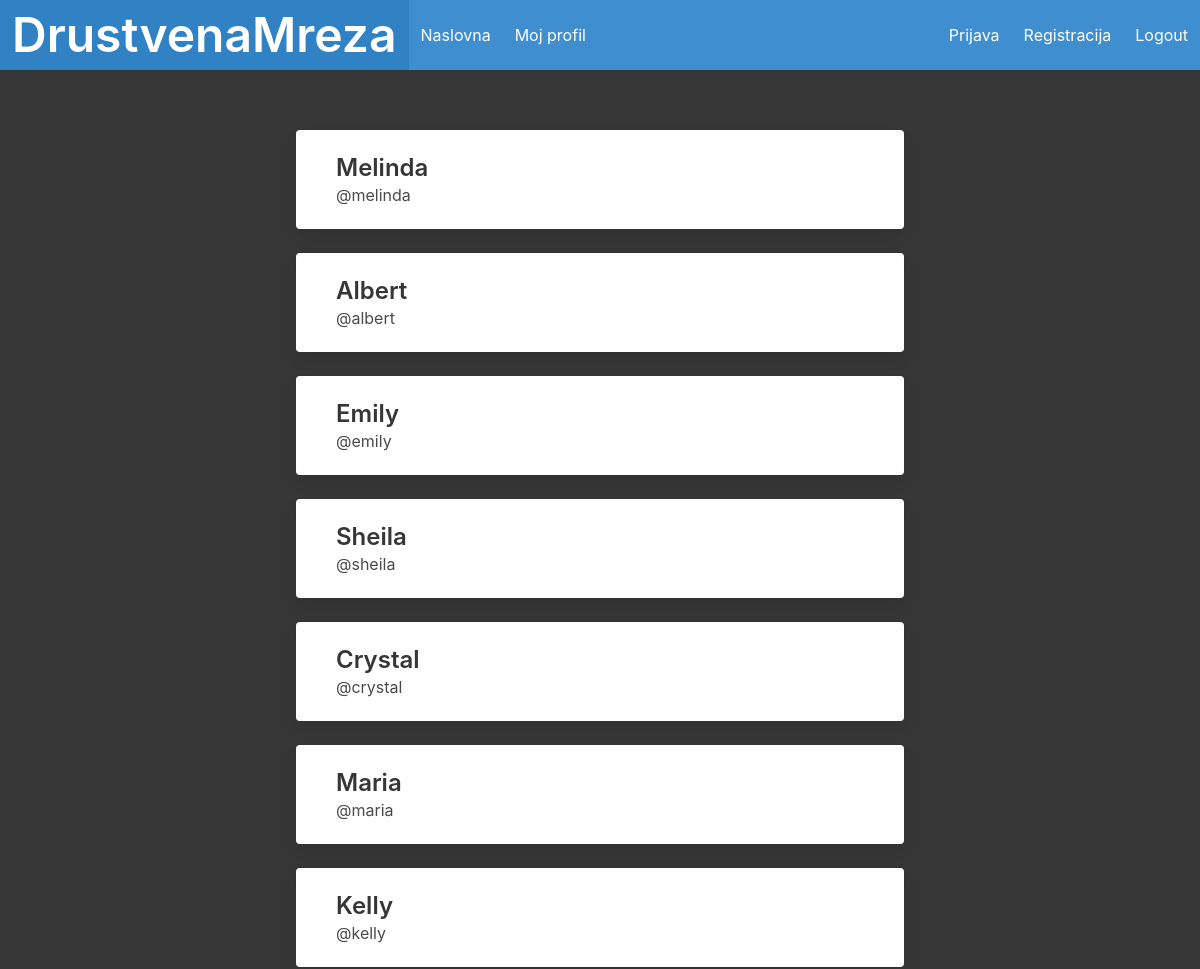
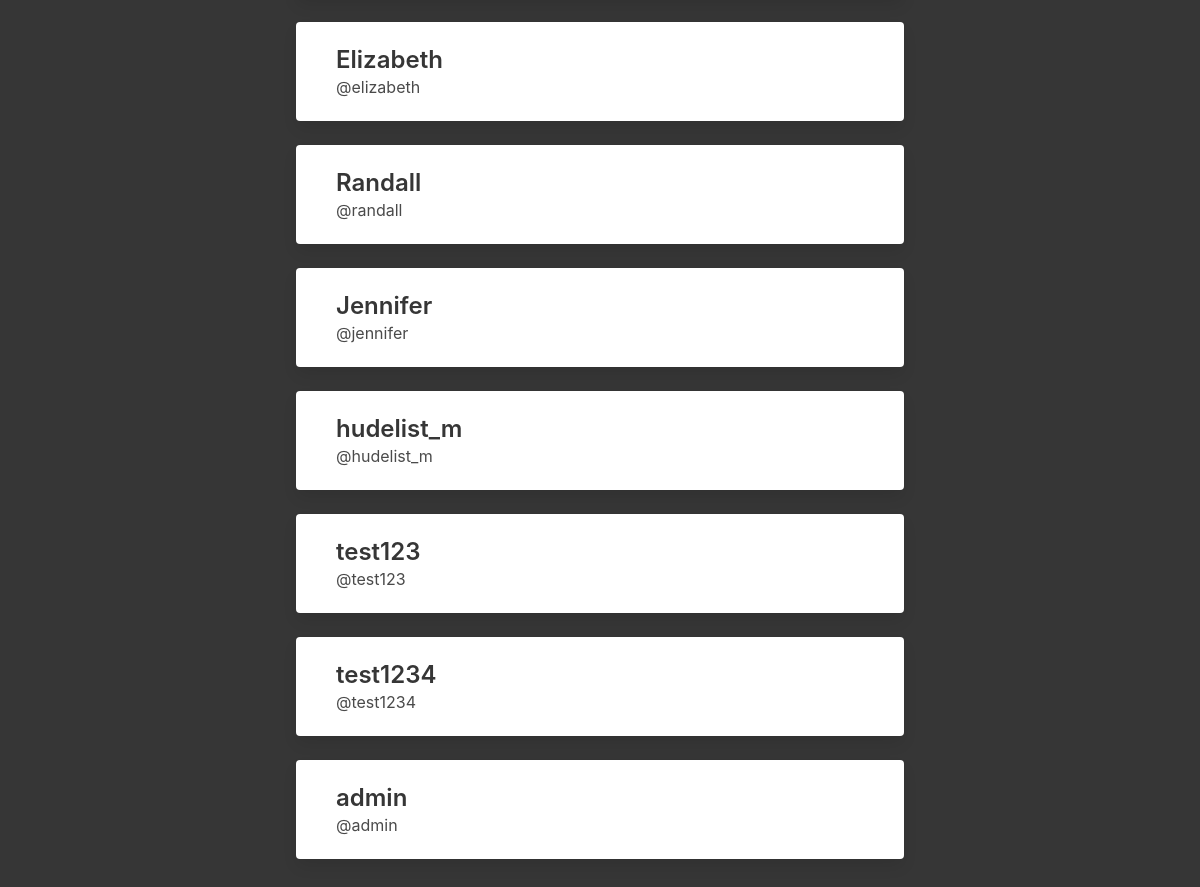
/lista_profila/ (signed in), run on the app's committed database (2 pictures, top to bottom).
### drustvena_mrezaApp/models.py (models this page shows, shortened)
class Profil(models.Model):
    user = models.OneToOneField(User, on_delete=models.CASCADE)
    follows = models.ManyToManyField(
        "self",
        related_name="followed_by",
        symmetrical=False,
        blank=True
    )

### drustvena_mrezaApp/views.py (the view)
# urls.py: path("lista_profila/", lista_profila, name="lista_profila"),
def lista_profila(request):
    profili = Profil.objects.exclude(user=request.user)
    return render(request, "drustvena_mreza/lista_profila.html", {"profili": profili})

### drustvena_mrezaApp/templates/drustvena_mreza/lista_profila.html (shortened to what this page needs)
{% extends 'pocetna.html' %}
{% block content %}
<div class="column">
{% for profil in profili %}
    <div class="block">
      <div class="card">
        <a href="{% url 'drustvena_mrezaApp:profil' profil.id %}">
          <div class="card-content">
            <div class="media">
              <div class="media-content">
                <p class="title is-4">
                  {{ profil.user.username }}
                </p>
                <p class="subtitle is-6">
                  @{{ profil.user.username|lower }}
                </p>
              </div>
            </div>
          </div>
        </a>
      </div>
    </div>
{% endfor %}
</div>
{% endblock content %}

### data on the page
Profil: user.username "Melinda", user.username "melinda"
Profil: user.username "Albert", user.username "albert"
Profil: user.username "Emily", user.username "emily"
Profil: user.username "Sheila", user.username "sheila"
Profil: user.username "Crystal", user.username "crystal"
Profil: user.username "Maria", user.username "maria"
Profil: user.username "Kelly", user.username "kelly"
Profil: user.username "Elizabeth", user.username "elizabeth"
Profil: user.username "Randall", user.username "randall"
Profil: user.username "Jennifer", user.username "jennifer"
Profil: user.username "hudelist_m"
Profil: user.username "test123"
Profil: user.username "test1234"
Profil: user.username "admin"
